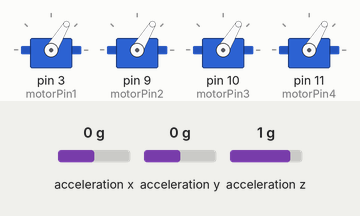
A sketch run on a simulated Arduino Uno, built with avr-gcc and run on an emulated ATmega328P. Shown: 4 × servo. Wiring (inferred from the names in the program): MPU-6050 motion sensor at I2C address 0x68. Inputs (shaded band) come from the test bench; at power-on: acceleration x 0 g, acceleration y 0 g, acceleration z 1 g.

Above: at 1.8 s.
1.9 s: acceleration x set to -0.2 g
At 2.22 s:
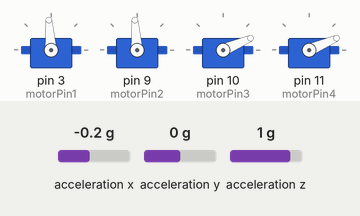
4.9 s: acceleration y set to -1.4 g
At 6.8 s:
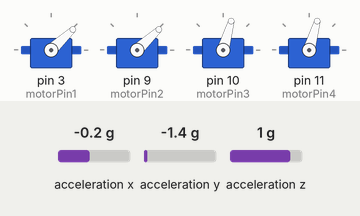
7.9 s: acceleration x set to -1.4 g
At 10.72 s:
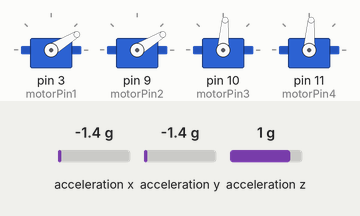
10.9 s: acceleration y set to -0.8 g
At 13.6 s:
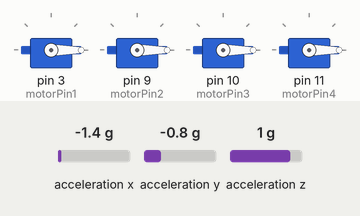
13.9 s: acceleration y set to 0 g
16.9 s: acceleration y set to 0.8 g
Timing chart, 0 to 31.0 s (numbered marks = the images above; inputs shaded):
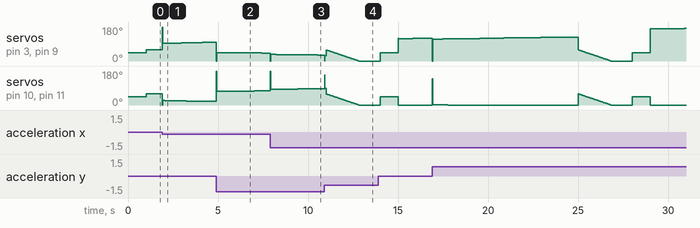

Measured:
- the behaviour switches between 0 and -0.1 g on acceleration x (found by bisection; images 0 and 1)
- after the input at 1.9 s, servo on pin 3 (motorPin1), servo on pin 9 (motorPin2): moves from 59° to 99° over 2.8 s, starting at once; servo on pin 10 (motorPin3), servo on pin 11 (motorPin4): moves from 59° to 19° over 2.4 s, starting at once

The sketch:

flightControllerPID.ino
```cpp
#include <Wire.h>
#include <Servo.h>

// Definiowanie pinow dla silnikow
const int motorPin1 = 3;
const int motorPin2 = 9;
const int motorPin3 = 10;
const int motorPin4 = 11;

// Definiowanie pinow dla MPU6050
const int MPU6050_SCL = A5;
const int MPU6050_SDA = A4;

// Obiekty dla obslugi silnikow
Servo motor1;
Servo motor2;
Servo motor3;
Servo motor4;

// Parametry PID
double Kp = 2.0;  // Wzmocnienie proporcjonalne
double Ki = 0.1;  // Wzmocnienie calkujace
double Kd = 1.0;  // Wzmocnienie rozniczkujace

// Zmienne PID
double pidError = 0;
double previousError = 0;
double integral = 0;

// Czas trwania lotu (w milisekundach)
const unsigned long flightDuration = 10000;

// Czas próbkowania PID (w milisekundach)
const int pidSampleTime = 20;

// Funkcja do ustawiania drona
void setupDrone() {
  // Inicjalizacja komunikacji z MPU6050
  Wire.begin();
  Wire.beginTransmission(0x68);
  Wire.write(0x6B);
  Wire.write(0);
  Wire.endTransmission(true);

  // Inicjalizacja silnikow
  motor1.attach(motorPin1);
  motor2.attach(motorPin2);
  motor3.attach(motorPin3);
  motor4.attach(motorPin4);

  // Wylaczenie silnikow na poczatku
  motor1.writeMicroseconds(1000);
  motor2.writeMicroseconds(1000);
  motor3.writeMicroseconds(1000);
  motor4.writeMicroseconds(1000);

  delay(1000);
}

// Funkcja do kontrolowania drona
void controlDrone() {
  unsigned long startTime = millis();
  unsigned long previousMillis = 0;

  while (millis() - startTime < flightDuration) {
    unsigned long currentMillis = millis();

    // Odczyt danych z MPU6050
    Wire.beginTransmission(0x68);
    Wire.write(0x3B);
    Wire.endTransmission(false);
    Wire.requestFrom(0x68, 6, true);

    int16_t AcX = Wire.read() << 8 | Wire.read();
    int16_t AcY = Wire.read() << 8 | Wire.read();

    // Algorytm PID
    pidError = atan2(AcY, AcX) * (180.0 / M_PI);  // Kat nachylenia drona w stopniach
    integral += pidError * (currentMillis - previousMillis) / 1000.0;
    double derivative = (pidError - previousError) / (currentMillis - previousMillis) * 1000.0;

    // Sygnal sterujacy PID
    double pidOutput = Kp * pidError + Ki * integral + Kd * derivative;

    // Sterowanie silnikami na podstawie PID
    motor1.writeMicroseconds(1150 + pidOutput);
    motor2.writeMicroseconds(1150 + pidOutput);
    motor3.writeMicroseconds(1150 - pidOutput);
    motor4.writeMicroseconds(1150 - pidOutput);

    // Aktualizacja zmiennych PID
    previousError = pidError;
    previousMillis = currentMillis;

    // Czas probkowania PID
    delay(pidSampleTime);
  }

  unsigned long landingStartTime = millis();
  const unsigned long landingDuration = 3000;  // Czas lądowania (w milisekundach)

  while (millis() - landingStartTime < landingDuration) {
    // Stopniowe zmniejszanie predkosci silnikow
    int throttle = 1150 - ((millis() - landingStartTime) * 1000 / landingDuration);

    // Ustawienie predkosci silnikow
    motor1.writeMicroseconds(throttle);
    motor2.writeMicroseconds(throttle);
    motor3.writeMicroseconds(throttle);
    motor4.writeMicroseconds(throttle);

    delay(pidSampleTime);
  }

  // Wylaczenie silnikow po zakonczeniu lotu
  motor1.writeMicroseconds(1000);
  motor2.writeMicroseconds(1000);
  motor3.writeMicroseconds(1000);
  motor4.writeMicroseconds(1000);
}

void loop() {
  // Inicjalizacja drona
  setupDrone();

  // Rozpoczecie lotu
  controlDrone();

  /*
  while (1) {
    // Dodatkowe operacje
  }
  */
}
```
